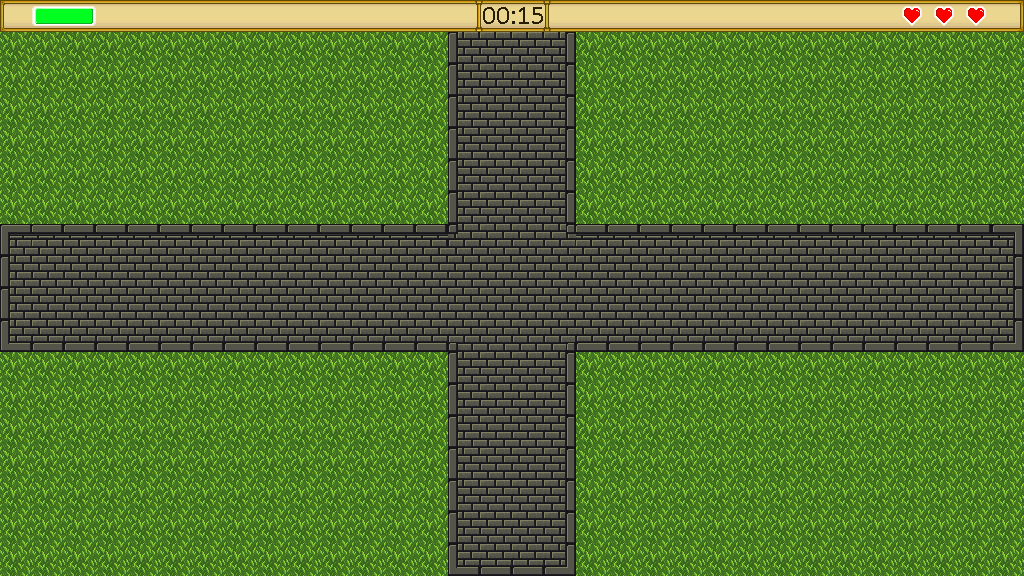

The image is a tile-based game level rendered from a .tmx file. Its description and complete source (layers, tilesets, objects, tile grids) follow:
An orthogonal 32x18 tile map with 32x32 px tiles, 2 tile layers (Tile Layer 1, Tile Layer 2).

<map version="1.0" tiledversion="1.1.5" orientation="orthogonal" renderorder="right-down" width="32" height="18" tilewidth="32" tileheight="32" infinite="0" nextobjectid="1">
 <tileset firstgid="1" source="tileset.tsx" />
 <layer name="Tile Layer 1" width="32" height="18">
  <data encoding="csv">
25,25,25,25,25,25,25,25,25,25,25,25,25,25,18,19,19,20,25,25,25,25,25,25,25,25,25,25,25,25,25,25,
25,25,25,25,25,25,25,25,25,25,25,25,25,25,28,29,29,30,25,25,25,25,25,25,25,25,25,25,25,25,25,25,
25,25,25,25,25,25,25,25,25,25,25,25,25,25,28,29,29,30,25,25,25,25,25,25,25,25,25,25,25,25,25,25,
25,25,25,25,25,25,25,25,25,25,25,25,25,25,28,29,29,30,25,25,25,25,25,25,25,25,25,25,25,25,25,25,
25,25,25,25,25,25,25,25,25,25,25,25,25,25,28,29,29,30,25,25,25,25,25,25,25,25,25,25,25,25,25,25,
25,25,25,25,25,25,25,25,25,25,25,25,25,25,28,29,29,30,25,25,25,25,25,25,25,25,25,25,25,25,25,25,
25,25,25,25,25,25,25,25,25,25,25,25,25,25,28,29,29,30,25,25,25,25,25,25,25,25,25,25,25,25,25,25,
18,19,19,19,19,19,19,19,19,19,19,19,19,19,45,29,29,44,19,19,19,19,19,19,19,19,19,19,19,19,19,20,
28,29,29,29,29,29,29,29,29,29,29,29,29,29,29,29,29,29,29,29,29,29,29,29,29,29,29,29,29,29,29,30,
28,29,29,29,29,29,29,29,29,29,29,29,29,29,29,29,29,29,29,29,29,29,29,29,29,29,29,29,29,29,29,30,
35,36,36,36,36,36,36,36,36,36,36,36,36,36,39,29,29,38,36,36,36,36,36,36,36,36,36,36,36,36,36,37,
25,25,25,25,25,25,25,25,25,25,25,25,25,25,28,29,29,30,25,25,25,25,25,25,25,25,25,25,25,25,25,25,
25,25,25,25,25,25,25,25,25,25,25,25,25,25,28,29,29,30,25,25,25,25,25,25,25,25,25,25,25,25,25,25,
25,25,25,25,25,25,25,25,25,25,25,25,25,25,28,29,29,30,25,25,25,25,25,25,25,25,25,25,25,25,25,25,
25,25,25,25,25,25,25,25,25,25,25,25,25,25,28,29,29,30,25,25,25,25,25,25,25,25,25,25,25,25,25,25,
25,25,25,25,25,25,25,25,25,25,25,25,25,25,28,29,29,30,25,25,25,25,25,25,25,25,25,25,25,25,25,25,
25,25,25,25,25,25,25,25,25,25,25,25,25,25,28,29,29,30,25,25,25,25,25,25,25,25,25,25,25,25,25,25,
25,25,25,25,25,25,25,25,25,25,25,25,25,25,35,36,36,37,25,25,25,25,25,25,25,25,25,25,25,25,25,25
</data>
 </layer>
 <objectgroup name="objects" />
 <layer name="Tile Layer 2" width="32" height="18">
  <data encoding="csv">
53,33,0,0,0,0,0,0,0,0,0,0,0,0,0,0,0,0,0,0,0,0,0,0,0,0,0,0,32,32,32,0,
0,0,0,0,0,0,0,0,0,0,0,0,0,0,0,0,0,0,0,0,0,0,0,0,0,0,0,0,0,0,0,0,
0,0,0,0,0,0,0,0,0,0,0,0,0,0,0,0,0,0,0,0,0,0,0,0,0,0,0,0,0,0,0,0,
0,0,0,0,0,0,0,0,0,0,0,0,0,0,0,0,0,0,0,0,0,0,0,0,0,0,0,0,0,0,0,0,
0,0,0,0,0,0,0,0,0,0,0,0,0,0,0,0,0,0,0,0,0,0,0,0,0,0,0,0,0,0,0,0,
0,0,0,0,0,0,0,0,0,0,0,0,0,0,0,0,0,0,0,0,0,0,0,0,0,0,0,0,0,0,0,0,
0,0,0,0,0,0,0,0,0,0,0,0,0,0,0,0,0,0,0,0,0,0,0,0,0,0,0,0,0,0,0,0,
0,0,0,0,0,0,0,0,0,0,0,0,0,0,0,0,0,0,0,0,0,0,0,0,0,0,0,0,0,0,0,0,
0,0,0,0,0,0,0,0,0,0,0,0,0,0,0,0,0,0,0,0,0,0,0,0,0,0,0,0,0,0,0,0,
0,0,0,0,0,0,0,0,0,0,0,0,0,0,0,0,0,0,0,0,0,0,0,0,0,0,0,0,0,0,0,0,
0,0,0,0,0,0,0,0,0,0,0,0,0,0,0,0,0,0,0,0,0,0,0,0,0,0,0,0,0,0,0,0,
0,0,0,0,0,0,0,0,0,0,0,0,0,0,0,0,0,0,0,0,0,0,0,0,0,0,0,0,0,0,0,0,
0,0,0,0,0,0,0,0,0,0,0,0,0,0,0,0,0,0,0,0,0,0,0,0,0,0,0,0,0,0,0,0,
0,0,0,0,0,0,0,0,0,0,0,0,0,0,0,0,0,0,0,0,0,0,0,0,0,0,0,0,0,0,0,0,
0,0,0,0,0,0,0,0,0,0,0,0,0,0,0,0,0,0,0,0,0,0,0,0,0,0,0,0,0,0,0,0,
0,0,0,0,0,0,0,0,0,0,0,0,0,0,0,0,0,0,0,0,0,0,0,0,0,0,0,0,0,0,0,0,
0,0,0,0,0,0,0,0,0,0,0,0,0,0,0,0,0,0,0,0,0,0,0,0,0,0,0,0,0,0,0,0,
0,0,0,0,0,0,0,0,0,0,0,0,0,0,0,0,0,0,0,0,0,0,0,0,0,0,0,0,0,0,0,0
</data>
 </layer>
</map>
